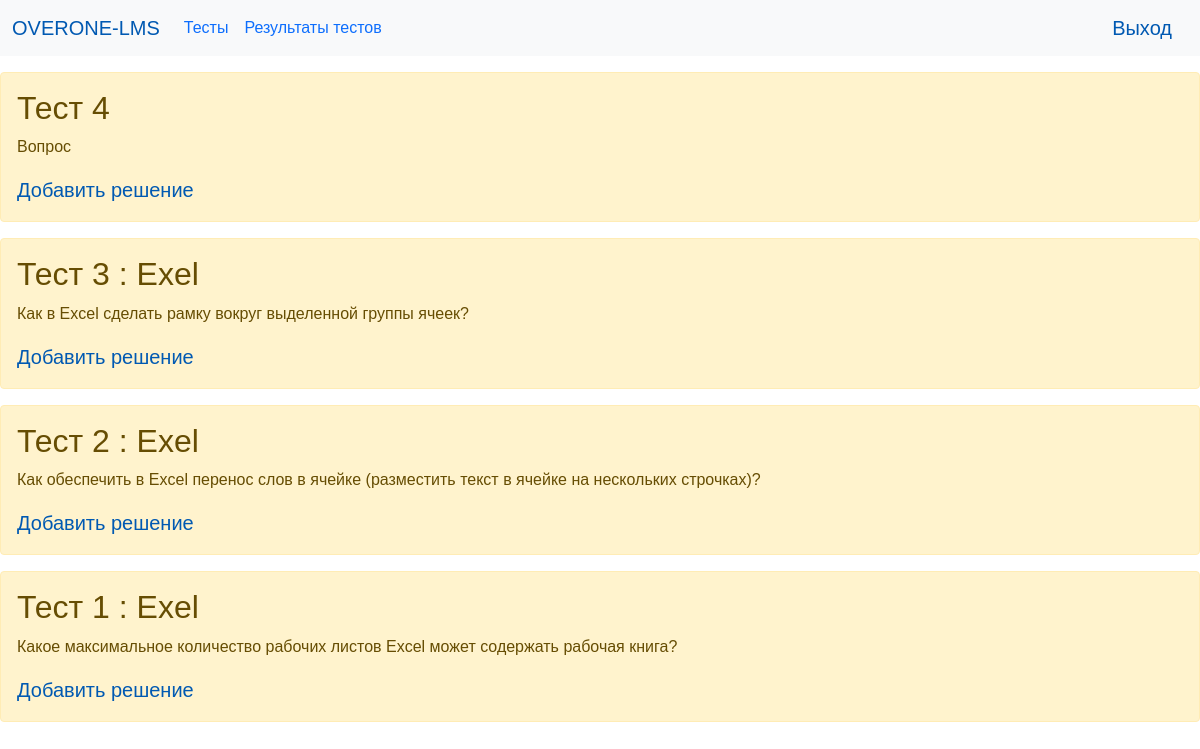
Page /task_list/ (signed in) on the committed database.
### lms/models.py (models this page shows, shortened)
class Task(models.Model):
    title = models.CharField(max_length=100, verbose_name='Заголовок')
    content = models.TextField(blank=True, verbose_name='Задача')
    created_at = models.DateTimeField(auto_now_add=True, verbose_name='Дата создания')
    updated_at = models.DateTimeField(auto_now=True, verbose_name='Дата изменения')
    photo = models.ImageField(upload_to='photos/%Y/%m/%d/', verbose_name='Фото', blank=True, null=True)
    class Meta:
        verbose_name = 'Задание'
        verbose_name_plural = 'Задания'
        ordering = ['updated_at']

### lms/views.py (the view)
# urls.py: path("task_list/", task_list, name='task_list'),
@login_required
def task_list(request):
    task = Task.objects.order_by('-created_at')
    context = {'task': task}
    return render(request, 'task_list.html', context)

### lms/templates/task_list.html (shortened to what this page needs)
{% extends "base.html" %}
{% block content %}
     {% for i in task %}
        <div class="alert alert-warning mt-3">
            <h2>{{i.title}}</h2>
            <p>{{i.content}}</p>
<a href="{% url 'task_detail' task_id=i.id %}" class="navbar-brand" aria-current="page">Добавить решение</a>
        </div>
        {% endfor %}
{% endblock %}

### lms/templates/base.html (shortened to what this page needs)
{% load static %}
<!DOCTYPE html>
<html lang="ru">
<head>
    <link rel="stylesheet" href="https://cdn.jsdelivr.net/npm/bootstrap@5.1.3/dist/css/bootstrap.min.css">
    <link rel="stylesheet" href="{% static 'css/style.css'%}">
</head>
<body>
<nav class="navbar navbar-expand-lg bg-light">
  <div class="container-fluid">
    <a href="{% url 'home' %}" class="navbar-brand" aria-current="page">OVERONE-LMS</a>
    <div class="collapse navbar-collapse" id="navbarNav">
      <ul class="navbar-nav">
                {% if user.is_authenticated %}
        <li class="nav-item">
          <a class="nav-link active" aria-current="page" href="{% url 'task_list' %}">Тесты</a>
        </li>
        <li class="nav-item">
          <a class="nav-link" href="marks/">Результаты тестов</a>
        </li>
      </ul>
    </div>
       <a href="{% url 'logout' %}" class="navbar-brand" aria-current="page">Выход</a>
{% else %}
        <a href="{% url 'login' %}" class="navbar-brand" aria-current="page">Вход</a>
{% endif %}
    </div>
</nav>
{% block content %}{% endblock %}
</body>
</html>

### lms/static/css/style.css (style rules this page uses)
html, body { font-family: 'Arial'; margin: 0; padding: 0; height: 100%; width: 100%; color: #444; }
a { color: #0059b2; text-decoration: none; }

### rows in the picture
Task: title "Тест 4", content "Вопрос"
Task: title "Тест 3 : Exel", content "Как в Excel сделать рамку вокруг выделенной группы ячеек?"
Task: title "Тест 2 : Exel", content "Как обеспечить в Excel перенос слов в ячейке (разместить текст в ячейке на нескольких строчках)?"
Task: title "Тест 1 : Exel", content "Какое максимальное количество рабочих листов Excel может содержать рабочая книга?"
